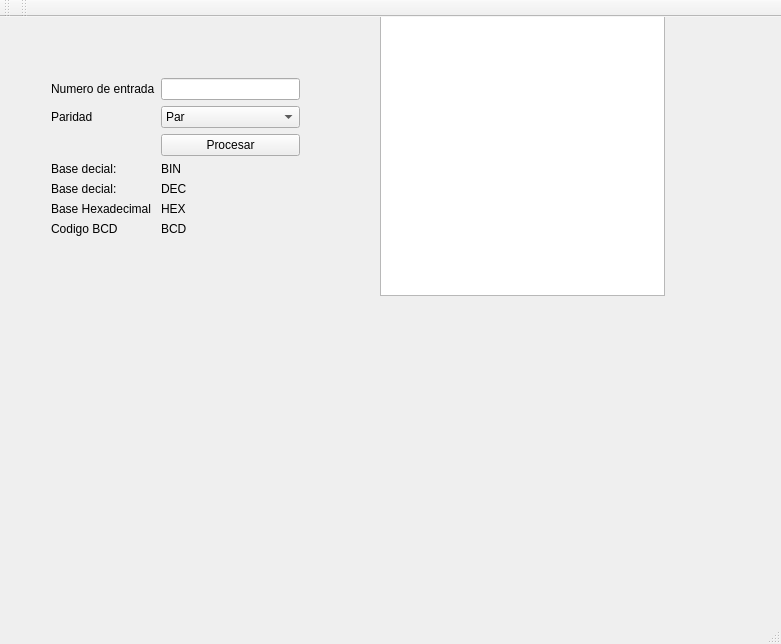
<?xml version="1.0" encoding="UTF-8"?>
<ui version="4.0">
 <class>MainWindow</class>
 <widget class="QMainWindow" name="MainWindow">
  <property name="geometry">
   <rect>
    <x>0</x>
    <y>0</y>
    <width>781</width>
    <height>644</height>
   </rect>
  </property>
  <property name="windowTitle">
   <string>MainWindow</string>
  </property>
  <widget class="QWidget" name="centralWidget">
   <widget class="QTableView" name="tableView">
    <property name="geometry">
     <rect>
      <x>380</x>
      <y>-30</y>
      <width>285</width>
      <height>309</height>
     </rect>
    </property>
    <property name="baseSize">
     <size>
      <width>0</width>
      <height>1</height>
     </size>
    </property>
   </widget>
   <widget class="QWidget" name="formLayoutWidget">
    <property name="geometry">
     <rect>
      <x>40</x>
      <y>50</y>
      <width>271</width>
      <height>341</height>
     </rect>
    </property>
    <layout class="QFormLayout" name="formLayout">
     <item row="0" column="0">
      <widget class="QLabel" name="label">
       <property name="text">
        <string>Numero de entrada</string>
       </property>
      </widget>
     </item>
     <item row="1" column="0">
      <widget class="QLabel" name="tESTLabel">
       <property name="text">
        <string>Paridad</string>
       </property>
      </widget>
     </item>
     <item row="1" column="1">
      <widget class="QComboBox" name="tESTComboBox">
       <item>
        <property name="text">
         <string>Par</string>
        </property>
       </item>
       <item>
        <property name="text">
         <string>Impar</string>
        </property>
       </item>
      </widget>
     </item>
     <item row="2" column="1">
      <widget class="QPushButton" name="pushButton">
       <property name="text">
        <string>Procesar</string>
       </property>
      </widget>
     </item>
     <item row="3" column="0">
      <widget class="QLabel" name="label_9">
       <property name="text">
        <string>Base decial:</string>
       </property>
      </widget>
     </item>
     <item row="3" column="1">
      <widget class="QLabel" name="label_BIN">
       <property name="text">
        <string>BIN</string>
       </property>
      </widget>
     </item>
     <item row="4" column="0">
      <widget class="QLabel" name="label_2">
       <property name="text">
        <string>Base decial:</string>
       </property>
      </widget>
     </item>
     <item row="4" column="1">
      <widget class="QLabel" name="label_DEC">
       <property name="text">
        <string>DEC</string>
       </property>
      </widget>
     </item>
     <item row="5" column="0">
      <widget class="QLabel" name="label_4">
       <property name="text">
        <string>Base Hexadecimal</string>
       </property>
      </widget>
     </item>
     <item row="5" column="1">
      <widget class="QLabel" name="label_HEX">
       <property name="text">
        <string>HEX</string>
       </property>
      </widget>
     </item>
     <item row="6" column="0">
      <widget class="QLabel" name="label_6">
       <property name="text">
        <string>Codigo BCD</string>
       </property>
      </widget>
     </item>
     <item row="6" column="1">
      <widget class="QLabel" name="label_BCD_2">
       <property name="text">
        <string>BCD</string>
       </property>
      </widget>
     </item>
     <item row="0" column="1">
      <widget class="QLineEdit" name="lineEdit"/>
     </item>
    </layout>
   </widget>
  </widget>
  <widget class="QMenuBar" name="menuBar">
   <property name="geometry">
    <rect>
     <x>0</x>
     <y>0</y>
     <width>781</width>
     <height>30</height>
    </rect>
   </property>
  </widget>
  <widget class="QToolBar" name="mainToolBar">
   <attribute name="toolBarArea">
    <enum>TopToolBarArea</enum>
   </attribute>
   <attribute name="toolBarBreak">
    <bool>false</bool>
   </attribute>
  </widget>
  <widget class="QStatusBar" name="statusBar"/>
  <widget class="QToolBar" name="toolBar">
   <property name="windowTitle">
    <string>toolBar</string>
   </property>
   <attribute name="toolBarArea">
    <enum>TopToolBarArea</enum>
   </attribute>
   <attribute name="toolBarBreak">
    <bool>false</bool>
   </attribute>
  </widget>
 </widget>
 <layoutdefault spacing="6" margin="11"/>
 <resources/>
 <connections/>
</ui>
